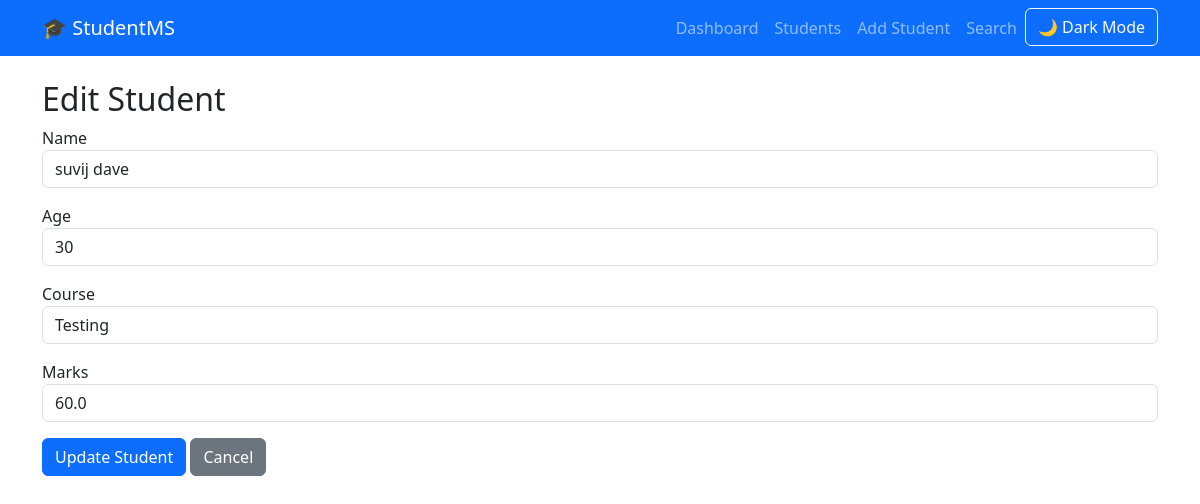
Page /edit/2 (signed in) on the committed database.
### models/student.py (models this page shows, shortened)
class Student(db.Model):
    __tablename__ = "students"
    id = db.Column(db.Integer, primary_key=True)
    name = db.Column(db.String(100), nullable=False)
    age = db.Column(db.Integer, nullable=False)
    course = db.Column(db.String(100), nullable=False)
    marks = db.Column(db.Float, nullable=False)

### app.py (the view, shortened to what this page needs)
@app.route("/edit/<int:id>", methods=["GET", "POST"])
@login_required
def edit_student(id):
    student = Student.query.get_or_404(id)
    return render_template(
        "edit_student.html",
        student=student
    )

### app.py (called while the page is built)
@login_manager.user_loader
def load_user(user_id):
    return Admin.query.get(int(user_id))

### templates/edit_student.html (shortened to what this page needs)
{% extends "base.html" %}
{% block content %}
<h2>Edit Student</h2>
<form method="POST">
    <div class="mb-3">
        <label>Name</label>
        <input type="text"
               name="name"
               class="form-control"
               value="{{ student.name }}"
               required>
    </div>
    <div class="mb-3">
        <label>Age</label>
        <input type="number"
               name="age"
               class="form-control"
               value="{{ student.age }}"
               required>
    </div>
    <div class="mb-3">
        <label>Course</label>
        <input type="text"
               name="course"
               class="form-control"
               value="{{ student.course }}"
               required>
    </div>
    <div class="mb-3">
        <label>Marks</label>
        <input type="number"
               step="0.01"
               name="marks"
               class="form-control"
               value="{{ student.marks }}"
               required>
    </div>
    <button class="btn btn-primary">
        Update Student
    </button>
    <a href="/students" class="btn btn-secondary">
        Cancel
    </a>
</form>
{% endblock %}

### rows in the picture
Student: name "suvij dave", age "30", course "Testing", marks "60.0"
